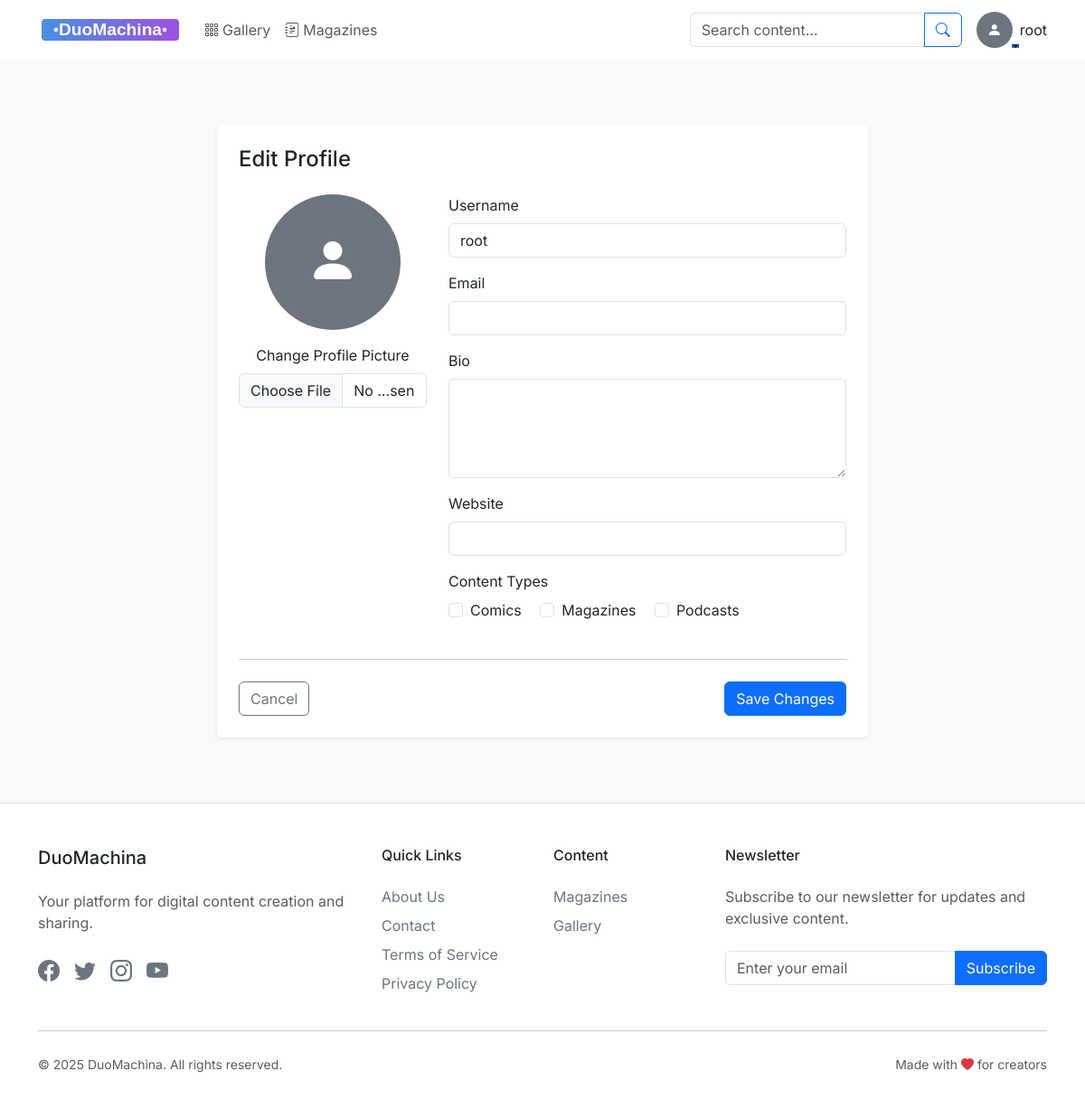
The page /api/users/profile/edit/ (signed in) on the database as committed earlier.
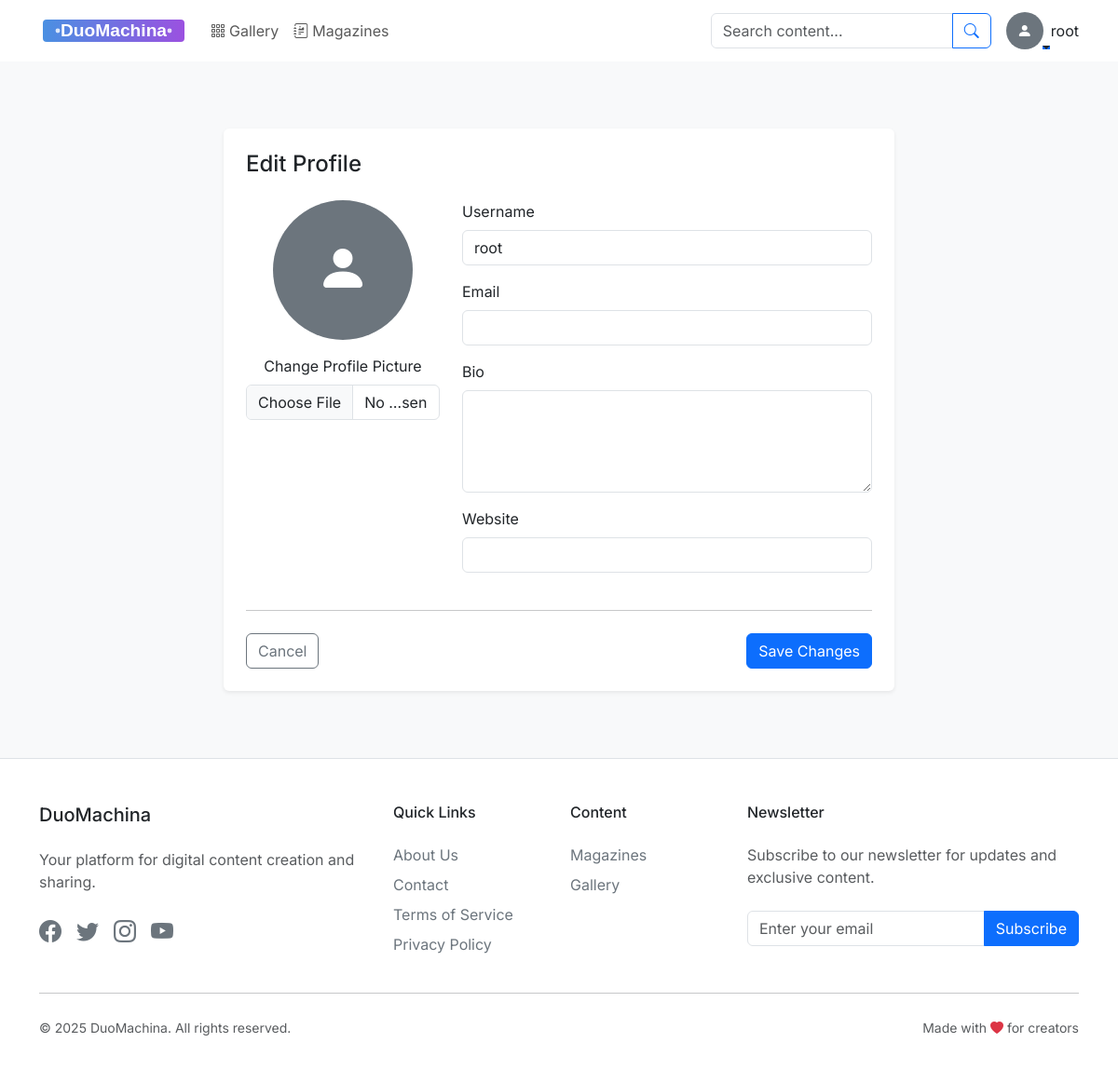
The same page on the database as committed later.
### users/models.py (models this page shows, shortened)
class User(AbstractUser):
    is_artist = models.BooleanField(default=False)
    is_approved = models.BooleanField(default=False)
    is_admin = models.BooleanField(default=False)
    bio = models.TextField(blank=True)
    avatar = models.ImageField(upload_to='avatars/', blank=True, null=True)
    website = models.URLField(blank=True)

### users/views.py (the view)
# urls.py: path('profile/edit/', views.edit_profile_view, name='edit_profile'),  # Moved this before the username pattern
@login_required
def edit_profile_view(request):
    user = request.user
    if request.method == 'POST':
        serializer = UserProfileSerializer(user, data=request.POST, files=request.FILES, partial=True)
        if serializer.is_valid():
            serializer.save()
            return redirect('users:profile')
    else:
        serializer = UserProfileSerializer(user)
    context = {
        'user': user,
        'form': serializer,
        'errors': serializer.errors if request.method == 'POST' else None
    }
    return render(request, 'profiles/edit_profile.html', context)

### templates/profiles/edit_profile.html (shortened to what this page needs)
{% extends 'base.html' %}
{% block content %}
<div class="container py-5">
    <div class="row justify-content-center">
        <div class="col-md-8">
            <div class="card border-0 shadow-sm">
                <div class="card-body p-4">
                    <h2 class="card-title h4 mb-4">Edit Profile</h2>
                    <form method="post" enctype="multipart/form-data">
                        <div class="row">
                            <div class="col-md-4 text-center mb-4">
                                <div class="mb-3">
                                    {% if user.avatar %}
                                    <img src="{{ user.avatar.url }}" alt="{{ user.username }}"
                                         class="rounded-circle mb-3" style="width: 150px; height: 150px; object-fit: cover;">
                                    {% else %}
                                    <div class="rounded-circle bg-secondary d-flex align-items-center justify-content-center mx-auto mb-3"
                                         style="width: 150px; height: 150px;">
                                        <i class="bi bi-person-fill display-4 text-white"></i>
                                    </div>
                                    {% endif %}
                                    <div class="mb-3">
                                        <label for="avatar" class="form-label">Change Profile Picture</label>
                                        <input type="file" name="avatar" class="form-control" id="avatar" accept="image/*">
                                    </div>
                                </div>
                            </div>
                            <div class="col-md-8">
                                <div class="mb-3">
                                    <label for="username" class="form-label">Username</label>
                                    <input type="text" name="username" class="form-control" id="username"
                                           value="{{ form.username.value|default:user.username }}" required>
                                </div>
                                <div class="mb-3">
                                    <label for="email" class="form-label">Email</label>
                                    <input type="email" name="email" class="form-control" id="email"
                                           value="{{ form.email.value|default:user.email }}" required>
                                </div>
                                <div class="mb-3">
                                    <label for="bio" class="form-label">Bio</label>
                                    <textarea name="bio" class="form-control" id="bio" rows="4">{{ form.bio.value|default:user.bio }}</textarea>
                                </div>
                                <div class="mb-3">
                                    <label for="website" class="form-label">Website</label>
                                    <input type="url" name="website" class="form-control" id="website"
                                           value="{{ form.website.value|default:user.website }}">
                                </div>
                                {% if user.is_artist %}
                                <div class="mb-3">
                                    <label class="form-label d-block">Content Types</label>
                                    <div class="form-check form-check-inline">
                                        <input class="form-check-input" type="checkbox" name="content_types"
                                               value="comics" id="type_comics"
                                               {% if 'comics' in user.content_types %}checked{% endif %}>
                                        <label class="form-check-label" for="type_comics">Comics</label>
                                    </div>
                                    <div class="form-check form-check-inline">
                                        <input class="form-check-input" type="checkbox" name="content_types"
                                               value="magazines" id="type_magazines"
                                               {% if 'magazines' in user.content_types %}checked{% endif %}>
                                        <label class="form-check-label" for="type_magazines">Magazines</label>
                                    </div>
                                    <div class="form-check form-check-inline">
                                        <input class="form-check-input" type="checkbox" name="content_types"
                                               value="podcasts" id="type_podcasts"
                                               {% if 'podcasts' in user.content_types %}checked{% endif %}>
                                        <label class="form-check-label" for="type_podcasts">Podcasts</label>
                                    </div>
                                </div>
                                {% endif %}
                            </div>
                        </div>
                        <hr class="my-4">
                        <div class="d-flex justify-content-between align-items-center">
                            <a href="{% url 'users:profile' %}" class="btn btn-outline-secondary">
                                Cancel
                            </a>
                            <button type="submit" class="btn btn-primary">
                                Save Changes
                            </button>
                        </div>
                    </form>
                </div>
            </div>
        </div>
    </div>
</div>
{% endblock %}

### templates/base.html (shortened to what this page needs)
{% load static %}
<!DOCTYPE html>
<html lang="en">
<head>
  <link href="https://cdn.jsdelivr.net/npm/bootstrap@5.3.0/dist/css/bootstrap.min.css" rel="stylesheet">
  <link rel="stylesheet" href="https://cdn.jsdelivr.net/npm/bootstrap-icons@1.7.2/font/bootstrap-icons.css">
  <link rel="stylesheet" href="{% static 'css/components.css' %}">
</head>
<body class="bg-light">
  <nav class="navbar navbar-expand-lg navbar-light sticky-top">
    <div class="container">
      <a class="navbar-brand" href="{% url 'home' %}">
        <img src="{% static 'images/logo.svg' %}" alt="DuoMachina" class="img-fluid">
      </a>
      <div class="collapse navbar-collapse" id="navbarContent">
        <ul class="navbar-nav me-auto mb-2 mb-lg-0">
          <li class="nav-item">
            <a class="nav-link {% if request.resolver_match.url_name == 'gallery' %}active{% endif %}"
               href="{% url 'media:gallery' %}">
              <i class="bi bi-grid-3x3-gap me-1"></i>Gallery
            </a>
          </li>
          <li class="nav-item">
            <a class="nav-link {% if request.resolver_match.url_name == 'magazine' %}active{% endif %}"
               href="{% url 'media:magazine' %}">
              <i class="bi bi-journal-richtext me-1"></i>Magazines
            </a>
          </li>
        </ul>
        <form class="d-flex me-3" action="{% url 'media:search' %}" method="get">
          <div class="input-group">
            <input class="form-control" type="search" name="q" placeholder="Search content..."
                   aria-label="Search">
            <button class="btn btn-outline-primary" type="submit">
              <i class="bi bi-search"></i>
            </button>
          </div>
        </form>
        {% if user.is_authenticated %}
        <div class="nav-item dropdown">
          <a class="nav-link dropdown-toggle d-flex align-items-center" href="#" id="userDropdown"
             role="button" data-bs-toggle="dropdown">
            {% if user.avatar %}
            <img src="{{ user.avatar.url }}" alt="{{ user.username }}" class="avatar me-2">
            {% else %}
            <div class="avatar bg-secondary d-flex align-items-center justify-content-center me-2">
              <i class="bi bi-person-fill text-white"></i>
            </div>
            {% endif %}
            {{ user.username }}
          </a>
        </div>
          {% endif %}
      </div>
    </div>
  </nav>
  <main class="container py-4">
    {% block content %}{% endblock %}
  </main>
  <footer class="bg-white border-top py-5 mt-6">
    <div class="container">
      <div class="row g-4">
        <div class="col-lg-4">
          <h5 class="mb-4">DuoMachina</h5>
          <p class="text-muted mb-4">Your platform for digital content creation and sharing.</p>
          <div class="d-flex gap-3">
            <a href="#" class="social-icon"><i class="bi bi-facebook fs-4"></i></a>
            <a href="#" class="social-icon"><i class="bi bi-twitter fs-4"></i></a>
            <a href="#" class="social-icon"><i class="bi bi-instagram fs-4"></i></a>
            <a href="#" class="social-icon"><i class="bi bi-youtube fs-4"></i></a>
          </div>
        </div>
        <div class="col-lg-2">
          <h6 class="mb-4">Quick Links</h6>
          <ul class="list-unstyled">
            <li class="mb-2"><a href="{% url 'pages:about' %}" class="footer-link">About Us</a></li>
            <li class="mb-2"><a href="{% url 'pages:contact' %}" class="footer-link">Contact</a></li>
            <li class="mb-2"><a href="{% url 'pages:terms' %}" class="footer-link">Terms of Service</a></li>
            <li class="mb-2"><a href="{% url 'pages:privacy' %}" class="footer-link">Privacy Policy</a></li>
          </ul>
        </div>
        <div class="col-lg-2">
          <h6 class="mb-4">Content</h6>
          <ul class="list-unstyled">
            <li class="mb-2"><a href="{% url 'media:magazine' %}" class="footer-link">Magazines</a></li>
            <li class="mb-2"><a href="{% url 'media:gallery' %}" class="footer-link">Gallery</a></li>
          </ul>
        </div>
        <div class="col-lg-4">
          <h6 class="mb-4">Newsletter</h6>
          <p class="text-muted mb-4">Subscribe to our newsletter for updates and exclusive content.</p>
          <form class="mb-3">
            <div class="input-group">
              <input type="email" class="form-control" placeholder="Enter your email">
              <button class="btn btn-primary" type="submit">Subscribe</button>
          </div>
          </form>
        </div>
      </div>
      <hr class="my-4">
      <div class="row align-items-center">
        <div class="col-md-6 text-center text-md-start">
        <small class="text-muted">&copy; {% now "Y" %} DuoMachina. All rights reserved.</small>
        </div>
        <div class="col-md-6 text-center text-md-end">
          <small class="text-muted">Made with <i class="bi bi-heart-fill text-danger"></i> for creators</small>
        </div>
      </div>
    </div>
  </footer>
</body>
</html>

### static/css/components.css (style rules this page uses)
:root { --spacing-1: 0.25rem; --spacing-2: 0.5rem; --spacing-3: 1rem; --spacing-4: 1.5rem; --spacing-5: 3rem; --spacing-6: 5rem; }
.btn { display: inline-flex; align-items: center; gap: 0.5rem; }
.navbar { backdrop-filter: blur(10px); background-color: rgba(255, 255, 255, 0.9) !important; }
.nav-link { position: relative; }
.nav-link::after { content: ''; position: absolute; bottom: 0; left: 50%; width: 0; height: 2px; background: var(--bs-primary); transition: all 0.3s ease; transform: translateX(-50%); }
.avatar { width: 2.5rem; height: 2.5rem; border-radius: 50%; object-fit: cover; }

### templates/base.html (style rules this page uses)
body { font-family: 'Inter', sans-serif; }
.navbar-brand img { height: 40px; width: auto; }
.footer-link { color: var(--bs-gray-600); text-decoration: none; transition: color 0.2s; }
.social-icon { color: var(--bs-gray-600); transition: all 0.2s; }

Rows that differ between the two databases and show on the page:
changed User "root": is_artist True → False (drawn)
Other text that changed with them:
form field content_types: "☐" → (not shown)
text no longer shown: "Content Types Comics Magazines Podcasts"
